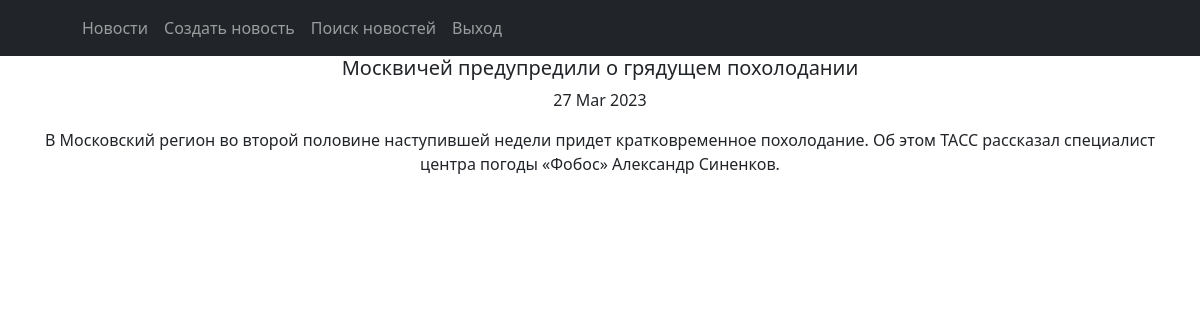
The page /4 (signed in) on the database its author committed.
### simpleapp/models.py (models this page shows, shortened)
class News1(models.Model):
    title = models.CharField(max_length=100)
    content = models.TextField()
    data = models.DateTimeField(auto_now_add=True)

### simpleapp/views.py (the view)
# urls.py: path('<int:pk>', NewsDetail.as_view(), name='news_detail'),
class NewsDetail(LoginRequiredMixin, DetailView):
    raise_exception = True
    model = News1
    template_name = 'one_news.html'
    context_object_name = 'one_news'

### simpleapp/templatetags/custom_filters.py (called while the page is built)
@register.filter()
def censor(value):
    if type(value) is not str:
        raise ValueError
    obscene_words = ('редиска', 'баклажана', 'капуста')
    punctuations = ',.!?;:-'
    text = value.split()
    for i in range(len(text)):
        for check in obscene_words:
            if check in text[i].lower():
                if text[i][-1] in punctuations:
                    text[i] = f'{text[i][0]}{"*" * (len(text[i]) - 2)}{text[i][-1]}'
                else:
                    text[i] = f'{text[i][0]}{"*" * (len(text[i])-1)}'
    text = ' '.join(text)
    return f'{text} '

### templates/one_news.html (shortened to what this page needs)
{% extends 'flatpages/default.html' %}
{% load custom_filters %}
{% block content %}
<h5>{{ one_news.title | censor}}</h5>
<p>{{ one_news.data | date:'d M Y' }}</p>
<p>{{ one_news.content | censor}}</p>
{% endblock content %}

### rows shown on the page
News1: title|censor "Москвичей предупредили о грядущем похолодании", data "27 Mar 2023", content|censor "В Московский регион во второй половине наступившей недели придет кратковременное похолодание. Об этом ТАСС рассказал специалист центра погоды «Фобос» Александр Синенков."
